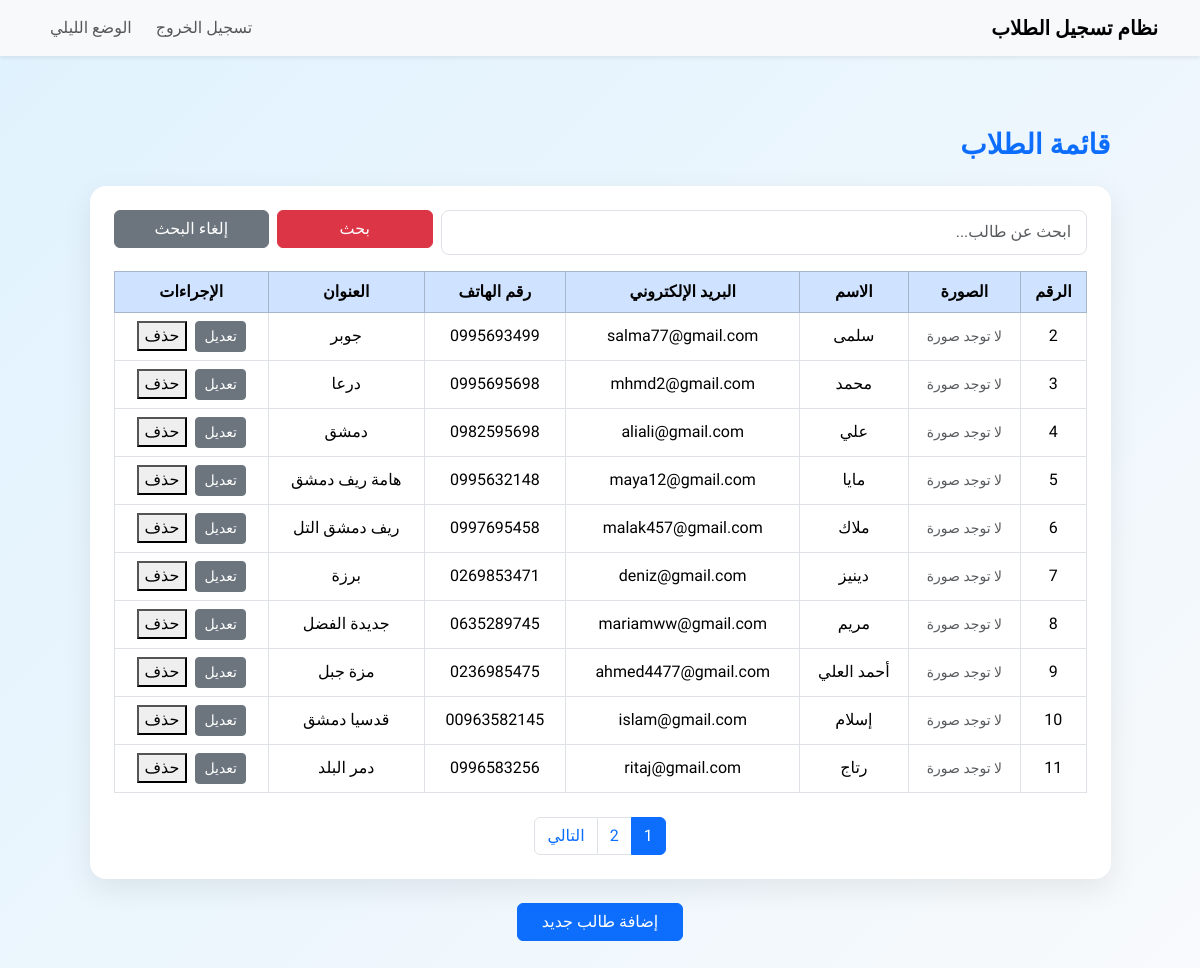
The app's page /view_students.php (signed in) with its own data.
### tables this page shows
CREATE TABLE `students` (
  `id` int(11) NOT NULL,
  `name` varchar(100) NOT NULL,
  `email` varchar(100) NOT NULL,
  `phone` varchar(15) DEFAULT NULL,
  `address` text,
  `profile_picture` varchar(255) DEFAULT NULL,
  `created_at` timestamp NOT NULL DEFAULT CURRENT_TIMESTAMP
);

### view_students.php (the view, shortened to what this page needs)
<?php
require_once "database.php";
$search = trim($_GET["search"] ?? "");
$students_per_page = 10;
$page = filter_input(INPUT_GET, "page", FILTER_VALIDATE_INT);
if (!$page || $page < 1) {
    $page = 1;
}
$offset = ($page - 1) * $students_per_page;
$count_sql = "SELECT COUNT(*) FROM students
              WHERE name LIKE :search
              OR email LIKE :search
              OR phone LIKE :search
              OR address LIKE :search";
$count_stmt = $pdo->prepare($count_sql);
$count_stmt->execute([
    ":search" => "%" . $search . "%"
]);
$total_students = (int) $count_stmt->fetchColumn();
$total_pages = (int) ceil($total_students / $students_per_page);
$sql = "SELECT * FROM students
        WHERE name LIKE :search
        OR email LIKE :search
        OR phone LIKE :search
        OR address LIKE :search
        ORDER BY id ASC
        LIMIT :limit OFFSET :offset";
$stmt = $pdo->prepare($sql);
$stmt->bindValue(":search", "%" . $search . "%", PDO::PARAM_STR);
$stmt->bindValue(":limit", $students_per_page, PDO::PARAM_INT);
$stmt->bindValue(":offset", $offset, PDO::PARAM_INT);
$stmt->execute();
$students = $stmt->fetchAll(PDO::FETCH_ASSOC);
?>
<!DOCTYPE html>
<html lang="ar" dir="rtl">
<head>
    <link href="https://cdn.jsdelivr.net/npm/bootstrap@5.3.3/dist/css/bootstrap.rtl.min.css" rel="stylesheet">
    <link rel="stylesheet" href="style.css">
</head>
<body>
<nav class="navbar navbar-expand-lg bg-body-tertiary shadow-sm mb-4">
    <div class="container">
        <a class="navbar-brand fw-bold" href="index.html">نظام تسجيل الطلاب</a>
        <div class="collapse navbar-collapse" id="mainNav">
            <ul class="navbar-nav ms-auto align-items-lg-center gap-lg-2">
                <li class="nav-item"><a class="nav-link text" href="logout.php">تسجيل الخروج</a></li>
        <li class="nav-item">
<button  id="theme-toggle" class="nav-link text" role="button"></button>
        </li>
        </div>
    </div>
</nav>
    <div class="container py-5">
        <div class="row justify-content-center">
            <div class="col-12 col-xl-11">
                <header class="d-flex flex-column flex-md-row justify-content-between align-items-md-center gap-3 mb-4">
                    <h1 class="h3 fw-bold page-title mb-0">قائمة الطلاب</h1>
                </header>
                <main class="card list-card p-4">
                    <form action="view_students.php" method="GET" class="row g-2 mb-3">
                        <div class="col-12 col-md-8">
                            <input
                                type="text"
                                class="form-control"
                                name="search"
                                placeholder="ابحث عن طالب..."
                                value="<?= htmlspecialchars($search, ENT_QUOTES, 'UTF-8') ?>"
                            >
                        </div>
                        <div class="col-6 col-md-2">
                         <button type="submit" class="btn btn-danger w-100">بحث</button>
                        </div>
                        <div class="col-6 col-md-2">
                            <a href="view_students.php" class="btn btn-secondary w-100">إلغاء البحث</a>
                        </div>
                    </form>
                    <?php if (count($students) > 0): ?>
                        <div class="table-responsive table-wrapper">
                            <table class="table table-hover table-bordered align-middle text-center mb-0">
                                <thead class="table-primary">
                                    <tr>
                                        <th>الرقم</th>
                                        <th>الصورة</th>
                                        <th>الاسم</th>
                                        <th>البريد الإلكتروني</th>
                                        <th>رقم الهاتف</th>
                                        <th>العنوان</th>
                                        <th>الإجراءات</th>
                                    </tr>
                                </thead>
                                <tbody>
                                    <?php foreach ($students as $student): ?>
                                        <tr>
                                            <td>
                                                <?= htmlspecialchars((string) $student['id'], ENT_QUOTES, 'UTF-8') ?>
                                            </td>
                                            <td>
                                                <?php if (!empty($student['profile_picture'])): ?>
                                                    <img
                                                        src="<?= htmlspecialchars($student['profile_picture'], ENT_QUOTES, 'UTF-8') ?>"
                                                        alt="صورة الطالب"
                                                        class="student-photo"
                                                    >
                                                <?php else: ?>
                                                    <span class="text-muted small">لا توجد صورة</span>
                                                <?php endif; ?>
                                            </td>
                                            <td>
                                                <?= htmlspecialchars($student['name'] ?? '', ENT_QUOTES, 'UTF-8') ?>
                                            </td>
                                            <td>
                                                <?= htmlspecialchars($student['email'] ?? '', ENT_QUOTES, 'UTF-8') ?>
                                            </td>
                                            <td>
                                                <?= htmlspecialchars($student['phone'] ?? '', ENT_QUOTES, 'UTF-8') ?>
                                            </td>
                                            <td>
                                                <?= htmlspecialchars($student['address'] ?? '', ENT_QUOTES, 'UTF-8') ?>
                                            </td>
                                            <td>
                                                <div class="d-flex flex-wrap justify-content-center gap-2">
                                                    <a href="update_student.php?id=<?= (int) $student['id'] ?>"
                                                       class="btn btn btn-secondary btn-sm">
                                                        تعديل
                                                    </a>
                                                    <form
                                                        action="delete_student.php"
                                                        method="POST"
                                                        class="d-inline"
                                                        onsubmit="return confirm('هل أنت متأكد من حذف هذا الطالب؟');"
                                                    >
                                                        <button type="submit" class=" btn-danger btn-sm">حذف</button>
                                                    </form>
                                                </div>
                                            </td>
                                        </tr>
                                    <?php endforeach; ?>
                                </tbody>
                            </table>
                        </div>
                    <?php else: ?>
                        <div class="alert alert-info text-center mb-0" role="alert">
                            لا يوجد طلاب لعرضهم.
                        </div>
                    <?php endif; ?>
                    <?php if ($total_pages > 1): ?>
                        <nav class="mt-4" aria-label="تنقل بين الصفحات">
                            <ul class="pagination justify-content-center flex-wrap mb-0">
                                <?php for ($i = 1; $i <= $total_pages; $i++): ?>
                                    <?php if ($i === $page): ?>
                                        <li class="page-item active" aria-current="page">
                                            <span class="page-link"><?= $i ?></span>
                                        </li>
                                    <?php else: ?>
                                        <li class="page-item">
                                            <a class="page-link" href="?search=<?= urlencode($search) ?>&page=<?= $i ?>"><?= $i ?></a>
                                        </li>
                                    <?php endif; ?>
                                <?php endfor; ?>
                                <?php if ($page < $total_pages): ?>
                                    <li class="page-item">
                                        <a class="page-link" href="?search=<?= urlencode($search) ?>&page=<?= $page + 1 ?>">التالي</a>
                                    </li>
                                <?php endif; ?>
                            </ul>
                        </nav>
                    <?php endif; ?>
                </main>
                <div class="text-center mt-4">
                    <a href="add_student.php" class="btn btn-primary px-4">إضافة طالب جديد</a>
                </div>
            </div>
        </div>
    </div>
</body>
</html>

### style.css (style rules this page uses)
body { font-family: 'Tajawal', sans-serif; min-height: 100vh; background: linear-gradient(135deg, #e0f2fe 0%, #f8fafc 100%); }
.page-title { color: #0d6efd; }
.register-card, .login-card, .home-card, .list-card, .form-card { border: none; border-radius: 1rem; box-shadow: 0 10px 30px rgba(0, 0, 0, 0.08); }
.form-control { padding: 0.6rem 0.9rem; border-radius: 0.5rem; }
.table th { white-space: nowrap; }

### records on screen
students: id "2", shows "لا توجد صورة", name "سلمى", email "salma77@gmail.com", phone "0995693499", address "جوبر"
students: id "3", shows "لا توجد صورة", name "محمد", email "mhmd2@gmail.com", phone "0995695698", address "درعا"
students: id "4", shows "لا توجد صورة", name "علي", email "aliali@gmail.com", phone "0982595698", address "دمشق"
students: id "5", shows "لا توجد صورة", name "مايا", email "maya12@gmail.com", phone "0995632148", address "هامة ريف دمشق"
students: id "6", shows "لا توجد صورة", name "ملاك", email "malak457@gmail.com", phone "0997695458", address "ريف دمشق التل"
students: id "7", shows "لا توجد صورة", name "دينيز", email "deniz@gmail.com", phone "0269853471", address "برزة"
students: id "8", shows "لا توجد صورة", name "مريم", email "mariamww@gmail.com", phone "0635289745", address "جديدة الفضل"
students: id "9", shows "لا توجد صورة", name "أحمد العلي", email "ahmed4477@gmail.com", phone "0236985475", address "مزة جبل"
students: id "10", shows "لا توجد صورة", name "إسلام", email "islam@gmail.com", phone "00963582145", address "قدسيا دمشق"
students: id "11", shows "لا توجد صورة", name "رتاج", email "ritaj@gmail.com", phone "0996583256", address "دمر البلد"
